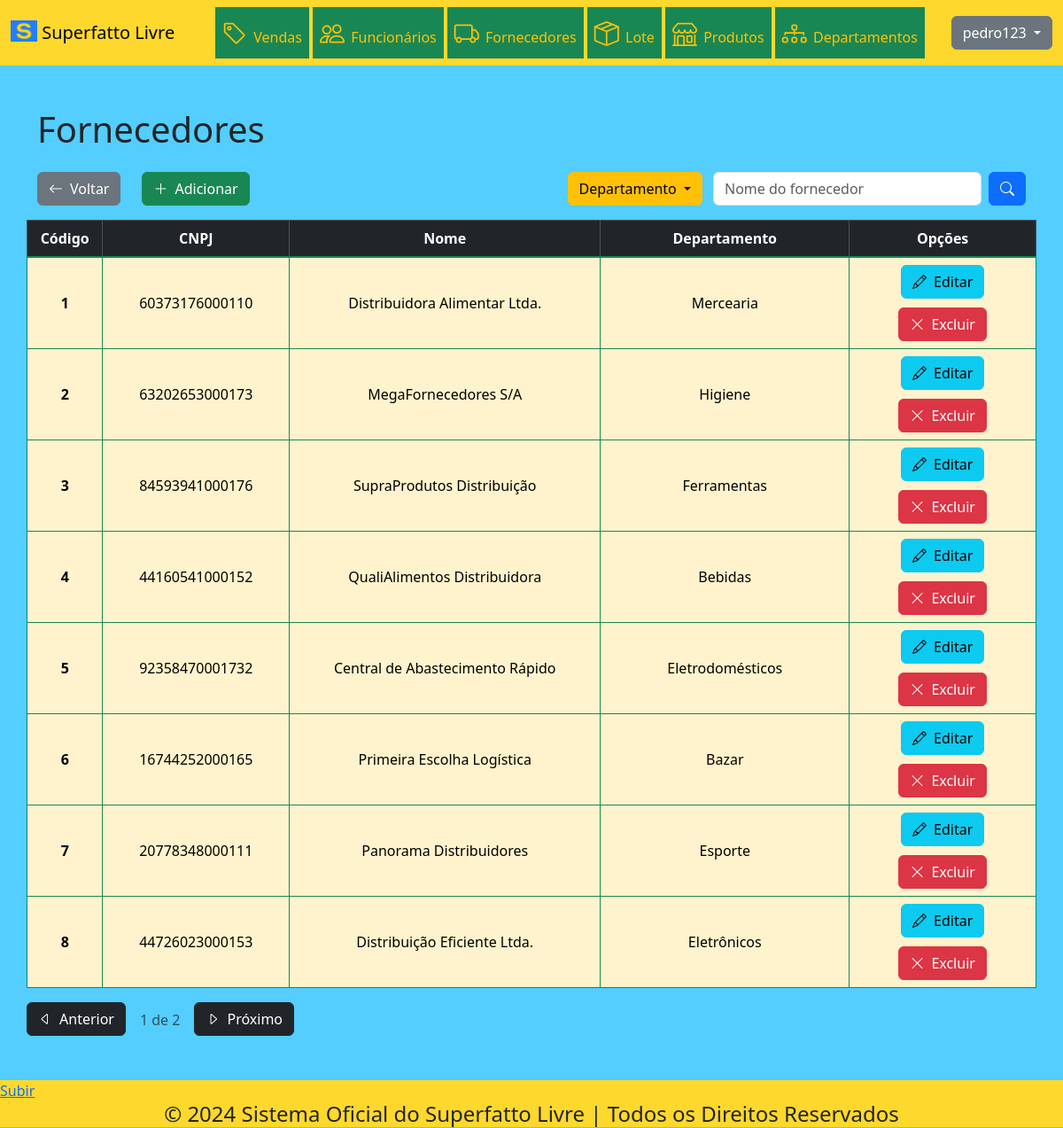
Screenshot of /fornecedor (signed in) with the database file from the repository.
### tables this page shows
CREATE TABLE IF NOT EXISTS `fornecedor` (
  `codigo` INT NOT NULL AUTO_INCREMENT,
  `cnpj` VARCHAR(45) NULL,
  `nome` VARCHAR(45) NULL,
  `cod_departamento` INT NOT NULL,
  PRIMARY KEY (`codigo`),
  INDEX `fk_fornecedor_departamento_idx` (`cod_departamento` ASC),
  CONSTRAINT `fk_fornecedor_departamento`
    FOREIGN KEY (`cod_departamento`)
    REFERENCES `departamento` (`codigo`)
    ON DELETE NO ACTION
    ON UPDATE NO ACTION);

CREATE TABLE IF NOT EXISTS `departamento` (
  `codigo` INT NOT NULL AUTO_INCREMENT,
  `nome` VARCHAR(45) NULL,
  PRIMARY KEY (`codigo`));

### App/Controller/BaseController.php (called while the page is built, shortened)
<?php
abstract class BaseController
{
    protected array $dados;
    public function __construct()
    {
        $this->dados = [];
    }
    public function renderizar(string $view)
    {
        $dados = $this->getDados();
        require_once PATH . '/App/View/layout/header.php';
        require_once PATH . '/App/View/layout/menu.php';
        require_once PATH . '/App/View/' . $view . '.php';
        require_once PATH . '/App/View/layout/footer.php';
    }
    public function getDados()
    {
        return $this->dados;
    }
    public function setDados($nomeChave, $valorDado)
    {
        if ($nomeChave != "" && $valorDado != "") {
            $this->dados[$nomeChave] = $valorDado;
        }
    }
}

### index.php (called while the page is built, shortened)
<?php
try
{
    $app = new App();
    $app->identificarController();
    $app->executarController();
} catch (Exception $excecao) {
    throw new Exception("Erro na execução do sistema", $excecao->getCode());
}

### App/Model/Entidades/Fornecedor.php (called while the page is built, shortened)
<?php
class Fornecedor
{
    private int $codigo;
    private string $cnpj;
    private string $nome;
    private Departamento $departamento;
    public function __construct(int $codigo = 0, string $cnpj = "", string $nome = "", int $cod_departamento = 0, string $nome_departamento = "")
    {
        $this->codigo = $codigo;
        $this->cnpj = $cnpj;
        $this->nome = $nome;
        $this->departamento = new Departamento($cod_departamento, $nome_departamento);
    }
    public function listarPaginacao($indice, $limitePorPagina, $busca = "", $departamento = "")
    {
        $fornecedorDAO = new FornecedorDAO();
        $resultado = $fornecedorDAO->listarPaginacao($indice, $limitePorPagina, $busca, $departamento);
        return $resultado;
    }
    public function getCodigo() : int
    {
        return $this->codigo;
    }
    public function getCnpj() : string
    {
        return $this->cnpj;
    }
    public function getNome() : string
    {
        return $this->nome;
    }
    public function getDepartamento() : Departamento
    {
        return $this->departamento;
    }
}

### App/Model/DAO/BaseDAO.php (called while the page is built, shortened)
<?php
abstract class BaseDAO
{
    private $conexao;
    public function __construct()
    {
        $this->conexao = Conexao::getConexao();
    }
    public function select($sql)
    {
        return $this->conexao->query($sql);
    }
}

### App/Lib/Conexao.php (called while the page is built, shortened)
<?php
class Conexao
{
    public static function getConexao()
    {
        $dsn = DB_DRIVER . ':host=' . DB_HOST . ';dbname=' . DB_NAME . ";";
        $conexao = new PDO($dsn , DB_USER, DB_PASSWORD);
        $conexao->setAttribute(PDO::ATTR_ERRMODE, PDO::ERRMODE_EXCEPTION);
        return $conexao;
    }
}

### App/Model/DAO/FornecedorDAO.php (called while the page is built, shortened)
<?php
class FornecedorDAO extends BaseDAO
{
    public function listarPaginacao($indice, $limitePorPagina, $busca = "", $departamento = "")
    {
        try {
            $pdoStatement = $this->select("SELECT f.*, d.nome nome_departamento FROM fornecedor f, departamento d
                WHERE d.codigo = f.cod_departamento
            AND f.nome LIKE '%$busca%' AND d.nome LIKE '%$departamento%' LIMIT $indice, $limitePorPagina");
            $arrayFornecedores = $pdoStatement->fetchAll(PDO::FETCH_ASSOC);
            $fornecedores = [];
            foreach($arrayFornecedores as $fornecedorEncontrado)
            {
                $fornecedor = new Fornecedor(
                    $fornecedorEncontrado['codigo'],
                    $fornecedorEncontrado['cnpj'],
                    $fornecedorEncontrado['nome'],
                    $fornecedorEncontrado['cod_departamento'],
                    $fornecedorEncontrado['nome_departamento']
                );
                $fornecedores[] = $fornecedor;
            }
            return $fornecedores;
        }
        catch (Exception $excecao) {
            $erro = new Exception("Erro " . $excecao->getCode() . ". Erro no acesso aos dados");
            return $erro;
        }
    }
}

### App/Model/Entidades/Departamento.php (called while the page is built, shortened)
<?php
class Departamento
{
    private string $nome;
    public function __construct(int $codigo = 0, string $nome = "")
    {
        $this->nome = $nome;
    }
    public function getNome() : string
    {
        return $this->nome;
    }
}

### App/View/fornecedor/index.php (the view, shortened to what this page needs)
<div class="container-sm my-5">
  <div class="row mb-3">
    <div class="col-auto">
      <h1>Fornecedores</h1>
    </div>
  </div>
  <div class="row mb-3">
    <div class="col-auto">
      <a href="http://<?=APP_HOST?>/" class="btn btn-secondary">
        <i class="bi bi-arrow-left">&ensp;</i>Voltar
      </a>
    </div>
    <div class="col-auto">
      <a href="http://<?=APP_HOST?>/fornecedor/encaminharCadastro" class="btn btn-success">
        <i class="bi bi-plus-lg">&ensp;</i>Adicionar
      </a>
    </div>
    <div class="col-auto dropdown mx-auto me-0 pe-0">
      <a class="btn btn-warning dropdown-toggle" href="#" data-bs-toggle="dropdown">
        Departamento
      </a>
    </div>
    <div class="col-auto mx-auto me-0 ms-0">
      <form class="d-flex" method="GET" action="http://<?=APP_HOST?>/fornecedor">
        <input class="form-control me-2" type="search" size="25" id="busca" name="busca" placeholder="Nome do fornecedor">
        <button class="btn btn-primary" type="submit">
          <i class="bi bi-search"></i>
        </button>
      </form>
    </div>
  </div>
  <?php if (isset($dados['fornecedores']) && !empty($dados['fornecedores'])) { ?>
    <div class="row">
      <div class="col table-responsive-md px-0">
        <table class="table table-bordered align-middle">
          <thead class="table-dark text-center">
            <tr>
              <th scope="col" style="width:5%;">Código</th>
              <th scope="col" style="width:15%;">CNPJ</th>
              <th scope="col" style="width:25%;">Nome</th>
              <th scope="col" style="width:20%;">Departamento</th>
              <th scope="col" style="width:15%;">Opções</th>
            </tr>
          </thead>
          <tbody class="table-group-divider table-warning border-success text-center">
            <?php foreach ($dados['fornecedores'] as $fornecedor) { ?>
              <tr>
                <th scope="row"><?= $fornecedor->getCodigo() ?></th>
                <td><?= $fornecedor->getCnpj() ?></td>
                <td><?= $fornecedor->getNome() ?></td>
                <td><?= $fornecedor->getDepartamento()->getNome() ?></td>
                <td>
                  <a href="http://<?=APP_HOST?>/fornecedor/encaminharEdicao/<?= $fornecedor->getCodigo() ?>" class="btn btn-info">
                    <i class="bi bi-pencil">&ensp;</i>Editar
                  </a>
                  <a href="http://<?=APP_HOST?>/fornecedor/encaminharExclusao/<?= $fornecedor->getCodigo() ?>"
                  class="btn btn-danger margem_celular">
                    <i class="bi bi-x-lg">&ensp;</i>Excluir
                  </a>
                </td>
              </tr>
            <?php } ?>
          </tbody>
        </table>
      </div>
    </div>
    <?= $dados['paginacao'] ?>
  <?php } else if (isset($dados['fornecedores']) && empty($dados['fornecedores'])) { ?>
    <div class="row">
      <div class="col alert alert-dark">
        <h2>Não há cadastros.</h2>
      </div>
    </div>
  <?php } ?>
</div>

### public/css/estilo.css (style rules this page uses)
body { background-color: #53ceff; }
@media screen and (max-width: 1200px) { .margem_celular { margin-top: 10px; } }

### rows the page displays
fornecedor: codigo "1", cnpj "60373176000110", nome "Distribuidora Alimentar Ltda.", cod_departamento.nome "Mercearia"
fornecedor: codigo "2", cnpj "63202653000173", nome "MegaFornecedores S/A", cod_departamento.nome "Higiene"
fornecedor: codigo "3", cnpj "84593941000176", nome "SupraProdutos Distribuição", cod_departamento.nome "Ferramentas"
fornecedor: codigo "4", cnpj "44160541000152", nome "QualiAlimentos Distribuidora", cod_departamento.nome "Bebidas"
fornecedor: codigo "5", cnpj "92358470001732", nome "Central de Abastecimento Rápido", cod_departamento.nome "Eletrodomésticos"
fornecedor: codigo "6", cnpj "16744252000165", nome "Primeira Escolha Logística", cod_departamento.nome "Bazar"
fornecedor: codigo "7", cnpj "20778348000111", nome "Panorama Distribuidores", cod_departamento.nome "Esporte"
fornecedor: codigo "8", cnpj "44726023000153", nome "Distribuição Eficiente Ltda.", cod_departamento.nome "Eletrônicos"

### other values shown
$sessao::getNomeUsuario() "pedro123"
$paginaSelecionada "1"
$totalPaginas "2"
